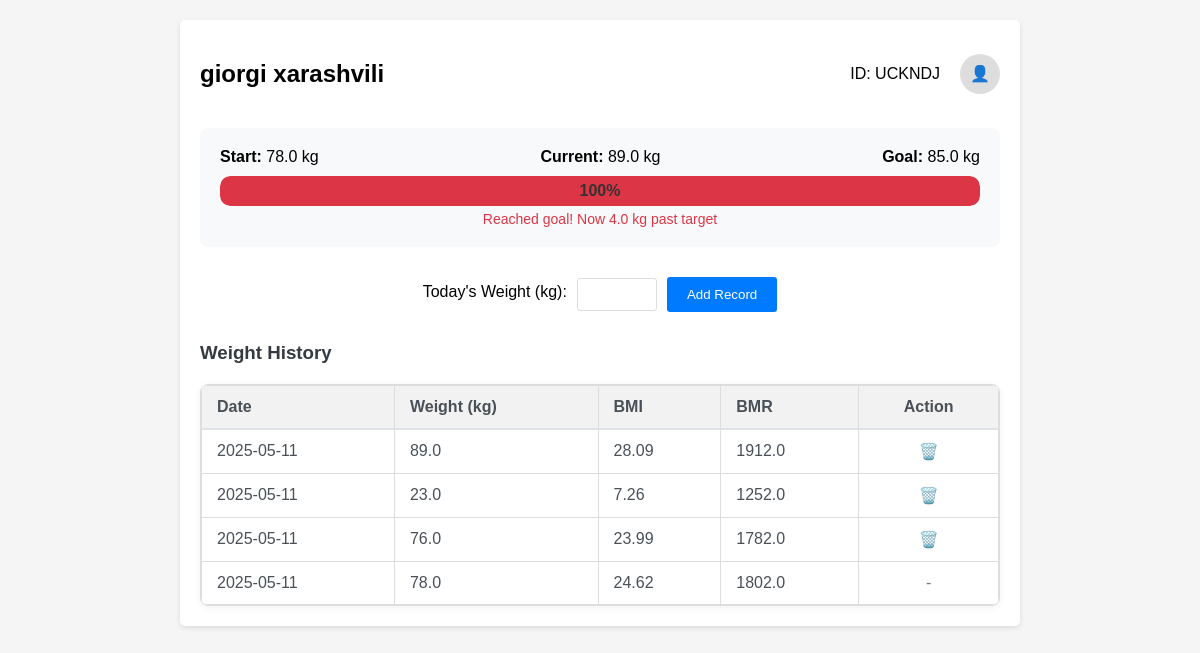
Screenshot of /student_dashboard (signed in) with the database file from the repository.
### app.py (models this page shows)
class Student(db.Model):
    id = db.Column(db.Integer, primary_key=True)
    unique_id = db.Column(db.String(6), unique=True, nullable=False)
    name = db.Column(db.String(50), nullable=False)
    surname = db.Column(db.String(50), nullable=False)
    email = db.Column(db.String(120), unique=True, nullable=False)
    birth_date = db.Column(db.Date, nullable=False)
    height = db.Column(db.Float, nullable=False)
    weight = db.Column(db.Float, nullable=False)
    gender = db.Column(db.String(10), nullable=False)
    goal_weight = db.Column(db.Float, nullable=False)
    password = db.Column(db.String(120), nullable=False)
    weight_records = db.relationship('WeightRecord', backref='student', lazy=True)

class WeightRecord(db.Model):
    id = db.Column(db.Integer, primary_key=True)
    student_id = db.Column(db.Integer, db.ForeignKey('student.id'), nullable=False)
    date = db.Column(db.Date, default=datetime.utcnow)
    weight = db.Column(db.Float, nullable=False)
    bmi = db.Column(db.Float, nullable=False)
    bmr = db.Column(db.Float, nullable=False)

### app.py (the view, shortened to what this page needs)
@app.route('/student_dashboard', methods=['GET', 'POST'])
def student_dashboard():
    if 'student_id' not in session:
        return redirect(url_for('home'))
    student = Student.query.get(session['student_id'])
    weight_records = WeightRecord.query.filter_by(student_id=student.id).all()
    return render_template('student_dashboard.html', student=student, weight_records=weight_records)

### templates/student_dashboard.html (shortened to what this page needs)
{% extends "base.html" %}
{% block content %}
<div class="header">
    <h2>{{ student.name }} {{ student.surname }}</h2>
    <div class="user-info">
        <span style="margin-right: 10px;">ID: {{ student.unique_id }}</span>
        <div class="dropdown">
            <div class="user-icon">👤</div>
        </div>
    </div>
</div>
<div style="margin-bottom: 30px; padding: 20px; background-color: #f8f9fa; border-radius: 8px;">
    <div style="display: flex; justify-content: space-between; margin-bottom: 10px;">
        <span><strong>Start:</strong> {{ student.weight }} kg</span>
        <span><strong>Current:</strong> {{ weight_records[-1].weight if weight_records else student.weight }} kg</span>
        <span><strong>Goal:</strong> {{ student.goal_weight }} kg</span>
    </div>
    {% set current_weight = weight_records[-1].weight if weight_records else student.weight %}
    {% set start_weight = student.weight %}
    {% set goal_weight = student.goal_weight %}
    {% if current_weight == goal_weight %}
        {% set progress = 100 %}
        {% set remaining = 0 %}
        {% set is_past_goal = False %}
        {% set is_at_goal = True %}
    {% else %}
        {% set total_distance = (goal_weight - start_weight)|abs %}
        {% set is_at_goal = False %}
        {% if total_distance == 0 %}
            {% set progress = 100 %}
            {% set remaining = 0 %}
            {% set is_past_goal = False %}
        {% else %}
            {% if goal_weight > start_weight %}
                {% if current_weight > goal_weight %}
                    {% set progress = 100 %}
                    {% set remaining = current_weight - goal_weight %}
                    {% set is_past_goal = True %}
                {% elif current_weight >= start_weight %}
                    {% set moved_distance = current_weight - start_weight %}
                    {% set progress = (moved_distance / total_distance * 100)|round(1) %}
                    {% set remaining = goal_weight - current_weight %}
                    {% set is_past_goal = False %}
                {% else %}
                    {% set progress = 0 %}
                    {% set remaining = goal_weight - current_weight %}
                    {% set is_past_goal = False %}
                {% endif %}
            {% else %}
                {% if current_weight < goal_weight %}
                    {% set progress = 100 %}
                    {% set remaining = goal_weight - current_weight %}
                    {% set is_past_goal = True %}
                {% elif current_weight <= start_weight %}
                    {% set moved_distance = start_weight - current_weight %}
                    {% set progress = (moved_distance / total_distance * 100)|round(1) %}
                    {% set remaining = current_weight - goal_weight %}
                    {% set is_past_goal = False %}
                {% else %}
                    {% set progress = 0 %}
                    {% set remaining = current_weight - goal_weight %}
                    {% set is_past_goal = False %}
                {% endif %}
            {% endif %}
        {% endif %}
    {% endif %}
    {% set progress = [0, [100, progress]|min]|max %}
    <div style="width: 100%; background-color: #e9ecef; border-radius: 10px; height: 30px; position: relative; overflow: hidden;">
        <div style="width: {{ progress }}%; background-color: {% if is_at_goal %}#28a745{% elif is_past_goal %}#dc3545{% else %}#007bff{% endif %}; height: 100%; border-radius: 10px; transition: width 0.5s ease-in-out;"></div>
        <div style="position: absolute; top: 50%; left: 50%; transform: translate(-50%, -50%); color: #333; font-weight: bold;">
            {{ progress }}%
        </div>
    </div>
    <div style="text-align: center; margin-top: 5px; font-size: 14px; color: #666;">
        {% if is_at_goal %}
            <span style="color: #28a745;">Goal reached! 🎉</span>
        {% elif is_past_goal %}
            <span style="color: #dc3545;">Reached goal! Now {{ remaining|abs|round(1) }} kg past target</span>
        {% else %}
            {{ remaining|abs|round(1) }} kg to go
        {% endif %}
    </div>
</div>
<div style="text-align: center; margin-bottom: 30px;">
    <form method="POST" style="display: inline-flex; align-items: center; gap: 10px; justify-content: center;">
        <label for="weight">Today's Weight (kg):</label>
        <input type="number" id="weight" name="weight" step="0.1" required style="width: 80px; box-sizing: border-box; margin-bottom: 0;">
        <button type="submit">Add Record</button>
    </form>
</div>
<h3 style="margin-bottom: 20px; color: #343a40;">Weight History</h3>
<div style="overflow-y: auto; max-height: 400px; border: 1px solid #ddd; border-radius: 8px; box-shadow: 0 2px 8px rgba(0,0,0,0.05);">
    <table style="margin: 0; width: 100%;">
        <thead style="position: sticky; top: 0; background-color: #f8f9fa; z-index: 1;">
            <tr>
                <th style="padding: 12px 15px; text-align: left; font-weight: 600; color: #495057; border-bottom: 2px solid #dee2e6;">Date</th>
                <th style="padding: 12px 15px; text-align: left; font-weight: 600; color: #495057; border-bottom: 2px solid #dee2e6;">Weight (kg)</th>
                <th style="padding: 12px 15px; text-align: left; font-weight: 600; color: #495057; border-bottom: 2px solid #dee2e6;">BMI</th>
                <th style="padding: 12px 15px; text-align: left; font-weight: 600; color: #495057; border-bottom: 2px solid #dee2e6;">BMR</th>
                <th style="padding: 12px 15px; text-align: center; font-weight: 600; color: #495057; border-bottom: 2px solid #dee2e6;">Action</th>
            </tr>
        </thead>
        <tbody>
            {% for record in weight_records|reverse %}
            <tr style="border-bottom: 1px solid #f1f3f4;">
                <td style="padding: 12px 15px; color: #495057;">{{ record.date.strftime('%Y-%m-%d') }}</td>
                <td style="padding: 12px 15px; color: #495057;">{{ record.weight }}</td>
                <td style="padding: 12px 15px; color: #495057;">{{ record.bmi }}</td>
                <td style="padding: 12px 15px; color: #495057;">{{ record.bmr }}</td>
                <td style="padding: 12px 15px; text-align: center;">
                    {% if not loop.last %}
                    <a href="{{ url_for('delete_weight_record', record_id=record.id) }}"
                       onclick="return confirm('Are you sure you want to delete this record?')"
                       style="color: #495057; text-decoration: none; cursor: pointer; transition: color 0.2s;"
                       onmouseover="this.style.color='#dc3545'"
                       onmouseout="this.style.color='#495057'">
                       🗑️
                    </a>
                    {% else %}
                    <span style="color: #6c757d;">-</span>
                    {% endif %}
                </td>
            </tr>
            {% endfor %}
        </tbody>
    </table>
</div>
{% endblock %}

### templates/base.html (shortened to what this page needs)
<!DOCTYPE html>
<html lang="en">
<head>
</head>
<body>
    <div class="container">
        {% block content %}{% endblock %}
    </div>
</body>
</html>

### templates/base.html (style rules this page uses)
body { font-family: Arial, sans-serif; margin: 20px; background-color: #f5f5f5; }
.container { max-width: 800px; margin: 0 auto; background-color: white; padding: 20px; border-radius: 5px; box-shadow: 0 2px 5px rgba(0,0,0,0.1); }
.header { display: flex; align-items: center; justify-content: space-between; margin-bottom: 20px; }
.user-info { display: flex; align-items: center; }
.user-icon { width: 40px; height: 40px; background-color: #ddd; border-radius: 50%; margin-left: 10px; cursor: pointer; display: flex; align-items: center; justify-content: center; }
.dropdown { position: relative; display: inline-block; }
table { width: 100%; border-collapse: collapse; margin-top: 20px; }
th, td { padding: 10px; text-align: left; border: 1px solid #ddd; }
th { background-color: #f2f2f2; }
label { display: block; margin-bottom: 5px; }
input, select { width: 100%; padding: 8px; margin-bottom: 10px; border: 1px solid #ddd; border-radius: 3px; }
button { background-color: #007bff; color: white; padding: 10px 20px; border: none; border-radius: 3px; cursor: pointer; }
thead th { position: sticky; top: 0; background-color: #f2f2f2; z-index: 1; }

### rows the page displays
Student: name "giorgi", surname "xarashvili", unique_id "UCKNDJ", weight "78.0", goal_weight "85.0"
WeightRecord: weight "89.0", date "2025-05-11", bmi "28.09", bmr "1912.0"
WeightRecord: date "2025-05-11", weight "23.0", bmi "7.26", bmr "1252.0"
WeightRecord: date "2025-05-11", weight "76.0", bmi "23.99", bmr "1782.0"
WeightRecord: date "2025-05-11", weight "78.0", bmi "24.62", bmr "1802.0"

### other values shown
{{ progress }} "100"
{{ remaining|abs|round(1) }} "4.0"
